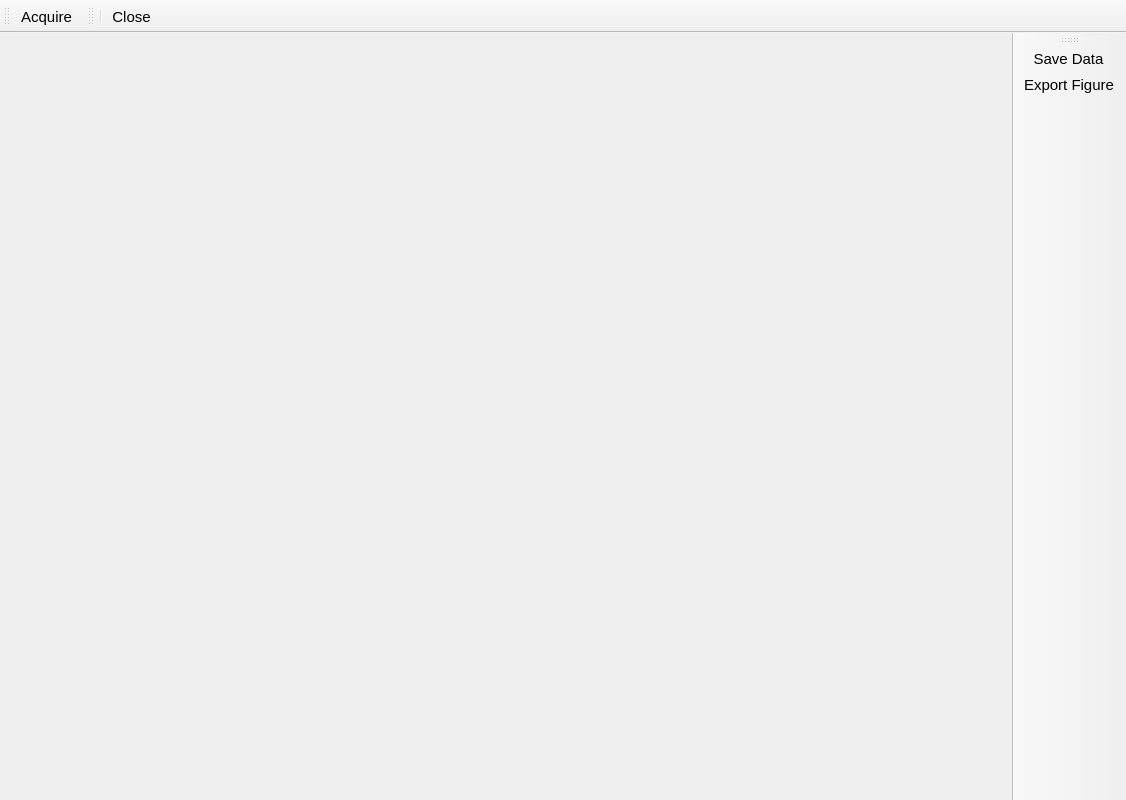
<?xml version="1.0" encoding="UTF-8"?>
<ui version="4.0">
 <class>MainWindow</class>
 <widget class="QMainWindow" name="MainWindow">
  <property name="geometry">
   <rect>
    <x>0</x>
    <y>0</y>
    <width>1126</width>
    <height>800</height>
   </rect>
  </property>
  <property name="font">
   <font>
    <pointsize>11</pointsize>
   </font>
  </property>
  <property name="windowTitle">
   <string>Calibration Window</string>
  </property>
  <widget class="QWidget" name="centralwidget">
   <layout class="QVBoxLayout" name="verticalLayout_4">
    <property name="spacing">
     <number>0</number>
    </property>
    <property name="leftMargin">
     <number>0</number>
    </property>
    <property name="topMargin">
     <number>0</number>
    </property>
    <property name="rightMargin">
     <number>0</number>
    </property>
    <property name="bottomMargin">
     <number>0</number>
    </property>
    <item>
     <widget class="QWidget" name="content" native="true">
      <property name="sizePolicy">
       <sizepolicy hsizetype="Expanding" vsizetype="Expanding">
        <horstretch>0</horstretch>
        <verstretch>0</verstretch>
       </sizepolicy>
      </property>
      <layout class="QHBoxLayout" name="horizontalLayout">
       <property name="spacing">
        <number>5</number>
       </property>
       <property name="leftMargin">
        <number>10</number>
       </property>
       <property name="topMargin">
        <number>10</number>
       </property>
       <property name="rightMargin">
        <number>10</number>
       </property>
       <property name="bottomMargin">
        <number>0</number>
       </property>
       <item>
        <widget class="QWidget" name="verticalWidget" native="true">
         <property name="sizePolicy">
          <sizepolicy hsizetype="Fixed" vsizetype="Preferred">
           <horstretch>0</horstretch>
           <verstretch>0</verstretch>
          </sizepolicy>
         </property>
         <property name="minimumSize">
          <size>
           <width>300</width>
           <height>0</height>
          </size>
         </property>
         <layout class="QVBoxLayout" name="verticalLayout">
          <property name="spacing">
           <number>5</number>
          </property>
          <property name="leftMargin">
           <number>0</number>
          </property>
          <property name="topMargin">
           <number>0</number>
          </property>
          <property name="rightMargin">
           <number>0</number>
          </property>
          <property name="bottomMargin">
           <number>0</number>
          </property>
          <item>
           <widget class="QWidget" name="sequenceList" native="true">
            <property name="sizePolicy">
             <sizepolicy hsizetype="Preferred" vsizetype="Minimum">
              <horstretch>0</horstretch>
              <verstretch>0</verstretch>
             </sizepolicy>
            </property>
            <layout class="QVBoxLayout" name="layout_operations">
             <property name="spacing">
              <number>0</number>
             </property>
             <property name="sizeConstraint">
              <enum>QLayout::SetNoConstraint</enum>
             </property>
             <property name="leftMargin">
              <number>0</number>
             </property>
             <property name="topMargin">
              <number>0</number>
             </property>
             <property name="rightMargin">
              <number>0</number>
             </property>
             <property name="bottomMargin">
              <number>0</number>
             </property>
            </layout>
           </widget>
          </item>
          <item>
           <widget class="QWidget" name="parameters" native="true">
            <property name="sizePolicy">
             <sizepolicy hsizetype="Preferred" vsizetype="Minimum">
              <horstretch>0</horstretch>
              <verstretch>0</verstretch>
             </sizepolicy>
            </property>
            <layout class="QVBoxLayout" name="layout_parameters">
             <property name="spacing">
              <number>10</number>
             </property>
             <property name="sizeConstraint">
              <enum>QLayout::SetNoConstraint</enum>
             </property>
             <property name="leftMargin">
              <number>10</number>
             </property>
             <property name="topMargin">
              <number>10</number>
             </property>
             <property name="rightMargin">
              <number>10</number>
             </property>
             <property name="bottomMargin">
              <number>10</number>
             </property>
            </layout>
           </widget>
          </item>
          <item>
           <spacer name="verticalSpacer">
            <property name="orientation">
             <enum>Qt::Vertical</enum>
            </property>
            <property name="sizeHint" stdset="0">
             <size>
              <width>20</width>
              <height>40</height>
             </size>
            </property>
           </spacer>
          </item>
         </layout>
        </widget>
       </item>
       <item>
        <widget class="QWidget" name="verticalWidget_2" native="true">
         <layout class="QVBoxLayout" name="verticalLayout_3">
          <property name="spacing">
           <number>5</number>
          </property>
          <property name="leftMargin">
           <number>0</number>
          </property>
          <property name="topMargin">
           <number>0</number>
          </property>
          <property name="rightMargin">
           <number>0</number>
          </property>
          <property name="bottomMargin">
           <number>0</number>
          </property>
          <item>
           <widget class="QWidget" name="plotview" native="true">
            <property name="sizePolicy">
             <sizepolicy hsizetype="Preferred" vsizetype="Preferred">
              <horstretch>0</horstretch>
              <verstretch>0</verstretch>
             </sizepolicy>
            </property>
            <property name="minimumSize">
             <size>
              <width>0</width>
              <height>400</height>
             </size>
            </property>
            <layout class="QVBoxLayout" name="plotview_layout">
             <property name="spacing">
              <number>0</number>
             </property>
             <property name="leftMargin">
              <number>0</number>
             </property>
             <property name="topMargin">
              <number>0</number>
             </property>
             <property name="rightMargin">
              <number>0</number>
             </property>
             <property name="bottomMargin">
              <number>0</number>
             </property>
            </layout>
           </widget>
          </item>
          <item>
           <widget class="QWidget" name="console" native="true">
            <property name="sizePolicy">
             <sizepolicy hsizetype="Minimum" vsizetype="Preferred">
              <horstretch>0</horstretch>
              <verstretch>0</verstretch>
             </sizepolicy>
            </property>
            <property name="minimumSize">
             <size>
              <width>0</width>
              <height>100</height>
             </size>
            </property>
            <property name="maximumSize">
             <size>
              <width>16777215</width>
              <height>200</height>
             </size>
            </property>
            <property name="autoFillBackground">
             <bool>true</bool>
            </property>
            <layout class="QGridLayout" name="layout_output" rowstretch="0">
             <property name="leftMargin">
              <number>10</number>
             </property>
             <property name="topMargin">
              <number>10</number>
             </property>
             <property name="rightMargin">
              <number>10</number>
             </property>
             <property name="bottomMargin">
              <number>10</number>
             </property>
             <property name="horizontalSpacing">
              <number>40</number>
             </property>
             <property name="verticalSpacing">
              <number>16</number>
             </property>
            </layout>
           </widget>
          </item>
         </layout>
        </widget>
       </item>
      </layout>
     </widget>
    </item>
    <item>
     <widget class="QWidget" name="statusbar" native="true">
      <property name="sizePolicy">
       <sizepolicy hsizetype="Preferred" vsizetype="Minimum">
        <horstretch>0</horstretch>
        <verstretch>0</verstretch>
       </sizepolicy>
      </property>
      <layout class="QHBoxLayout" name="horizontalLayout_3">
       <property name="spacing">
        <number>10</number>
       </property>
       <property name="leftMargin">
        <number>20</number>
       </property>
       <property name="topMargin">
        <number>0</number>
       </property>
       <property name="rightMargin">
        <number>0</number>
       </property>
       <property name="bottomMargin">
        <number>10</number>
       </property>
       <item>
        <spacer name="horizontalSpacer">
         <property name="orientation">
          <enum>Qt::Horizontal</enum>
         </property>
         <property name="sizeHint" stdset="0">
          <size>
           <width>40</width>
           <height>20</height>
          </size>
         </property>
        </spacer>
       </item>
      </layout>
     </widget>
    </item>
   </layout>
  </widget>
  <widget class="QMenuBar" name="menubar">
   <property name="geometry">
    <rect>
     <x>0</x>
     <y>0</y>
     <width>1126</width>
     <height>21</height>
    </rect>
   </property>
  </widget>
  <widget class="QToolBar" name="ComunicationToolbar">
   <property name="windowTitle">
    <string>toolBar</string>
   </property>
   <attribute name="toolBarArea">
    <enum>TopToolBarArea</enum>
   </attribute>
   <attribute name="toolBarBreak">
    <bool>false</bool>
   </attribute>
   <addaction name="action_acquire"/>
  </widget>
  <widget class="QToolBar" name="AcquisitionControlToolbar">
   <property name="windowTitle">
    <string>toolBar_3</string>
   </property>
   <attribute name="toolBarArea">
    <enum>TopToolBarArea</enum>
   </attribute>
   <attribute name="toolBarBreak">
    <bool>false</bool>
   </attribute>
   <addaction name="separator"/>
   <addaction name="action_close"/>
  </widget>
  <widget class="QToolBar" name="toolBar">
   <property name="windowTitle">
    <string>toolBar</string>
   </property>
   <attribute name="toolBarArea">
    <enum>RightToolBarArea</enum>
   </attribute>
   <attribute name="toolBarBreak">
    <bool>false</bool>
   </attribute>
   <addaction name="action_savedata"/>
   <addaction name="action_exportfigure"/>
  </widget>
  <action name="action_close">
   <property name="checkable">
    <bool>false</bool>
   </property>
   <property name="icon">
    <iconset>
     <normaloff>../resources/icons/delete-outline.svg</normaloff>../resources/icons/delete-outline.svg</iconset>
   </property>
   <property name="text">
    <string>Close</string>
   </property>
   <property name="toolTip">
    <string>Close Calibration Window</string>
   </property>
   <property name="font">
    <font/>
   </property>
  </action>
  <action name="action_connect">
   <property name="checkable">
    <bool>false</bool>
   </property>
   <property name="icon">
    <iconset>
     <normaloff>../../../.designer/resources/icons/power.svg</normaloff>../../../.designer/resources/icons/power.svg</iconset>
   </property>
   <property name="text">
    <string>Connect</string>
   </property>
   <property name="toolTip">
    <string>Connect to server</string>
   </property>
   <property name="font">
    <font/>
   </property>
  </action>
  <action name="action_acquire">
   <property name="icon">
    <iconset>
     <normaloff>../resources/icons/media-play.svg</normaloff>../resources/icons/media-play.svg</iconset>
   </property>
   <property name="text">
    <string>Acquire</string>
   </property>
   <property name="toolTip">
    <string>Start Acquisition</string>
   </property>
  </action>
  <action name="action_loadparams">
   <property name="icon">
    <iconset>
     <normaloff>../resources/icons/waves.svg</normaloff>../resources/icons/waves.svg</iconset>
   </property>
   <property name="text">
    <string>Load sequence parameterisation</string>
   </property>
   <property name="toolTip">
    <string>Load parameters of a sequence from files </string>
   </property>
  </action>
  <action name="action_saveparams">
   <property name="icon">
    <iconset>
     <normaloff>../resources/icons/arrow-minimise.svg</normaloff>../resources/icons/arrow-minimise.svg</iconset>
   </property>
   <property name="text">
    <string>Save Parameters</string>
   </property>
   <property name="toolTip">
    <string>Save the parameters of a sequence in a file</string>
   </property>
  </action>
  <action name="action_savedata">
   <property name="icon">
    <iconset>
     <normaloff>../resources/icons/clipboard.svg</normaloff>../resources/icons/clipboard.svg</iconset>
   </property>
   <property name="text">
    <string>Save Data</string>
   </property>
   <property name="toolTip">
    <string>Save Acquired Data</string>
   </property>
  </action>
  <action name="action_exportfigure">
   <property name="icon">
    <iconset>
     <normaloff>../resources/icons/chart-line.svg</normaloff>../resources/icons/chart-line.svg</iconset>
   </property>
   <property name="text">
    <string>Export Figure</string>
   </property>
   <property name="toolTip">
    <string>Export the Figure of the Acquired Signal</string>
   </property>
  </action>
 </widget>
 <resources/>
 <connections/>
</ui>
